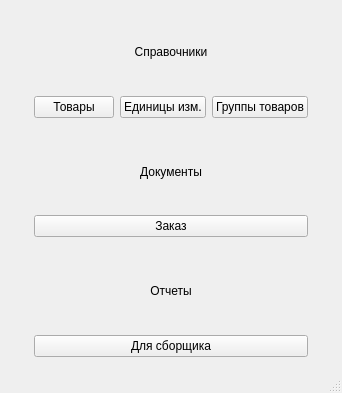
<?xml version="1.0" encoding="UTF-8"?>
<ui version="4.0">
 <class>MainWindow</class>
 <widget class="QMainWindow" name="MainWindow">
  <property name="geometry">
   <rect>
    <x>0</x>
    <y>0</y>
    <width>315</width>
    <height>393</height>
   </rect>
  </property>
  <property name="windowTitle">
   <string>MainWindow</string>
  </property>
  <widget class="QWidget" name="centralwidget">
   <property name="sizePolicy">
    <sizepolicy hsizetype="Preferred" vsizetype="Preferred">
     <horstretch>100</horstretch>
     <verstretch>100</verstretch>
    </sizepolicy>
   </property>
   <layout class="QVBoxLayout" name="verticalLayout_6">
    <item>
     <layout class="QVBoxLayout" name="verticalLayout_5">
      <item>
       <layout class="QVBoxLayout" name="verticalLayout">
        <property name="sizeConstraint">
         <enum>QLayout::SetMinAndMaxSize</enum>
        </property>
        <property name="leftMargin">
         <number>25</number>
        </property>
        <property name="topMargin">
         <number>5</number>
        </property>
        <property name="rightMargin">
         <number>25</number>
        </property>
        <property name="bottomMargin">
         <number>5</number>
        </property>
        <item>
         <widget class="QLabel" name="label">
          <property name="styleSheet">
           <string notr="true">font: 300 14pt &quot;Yu Gothic UI Light&quot;;</string>
          </property>
          <property name="text">
           <string>Справочники</string>
          </property>
          <property name="alignment">
           <set>Qt::AlignCenter</set>
          </property>
         </widget>
        </item>
        <item>
         <layout class="QHBoxLayout" name="horizontalLayout">
          <item>
           <widget class="QPushButton" name="itemsForm">
            <property name="styleSheet">
             <string notr="true">font: 300 10pt &quot;Yu Gothic UI Light&quot;;</string>
            </property>
            <property name="text">
             <string>Товары</string>
            </property>
           </widget>
          </item>
          <item>
           <widget class="QPushButton" name="measureForm">
            <property name="styleSheet">
             <string notr="true">font: 300 10pt &quot;Yu Gothic UI Light&quot;;</string>
            </property>
            <property name="text">
             <string>Единицы изм.</string>
            </property>
           </widget>
          </item>
          <item>
           <widget class="QPushButton" name="categoryForm">
            <property name="styleSheet">
             <string notr="true">font: 300 10pt &quot;Yu Gothic UI Light&quot;;</string>
            </property>
            <property name="text">
             <string>Группы товаров</string>
            </property>
           </widget>
          </item>
         </layout>
        </item>
       </layout>
      </item>
      <item>
       <layout class="QVBoxLayout" name="verticalLayout_3">
        <property name="sizeConstraint">
         <enum>QLayout::SetMinAndMaxSize</enum>
        </property>
        <property name="leftMargin">
         <number>25</number>
        </property>
        <property name="topMargin">
         <number>5</number>
        </property>
        <property name="rightMargin">
         <number>25</number>
        </property>
        <property name="bottomMargin">
         <number>5</number>
        </property>
        <item>
         <widget class="QLabel" name="label_2">
          <property name="styleSheet">
           <string notr="true">font: 300 14pt &quot;Yu Gothic UI Light&quot;;</string>
          </property>
          <property name="text">
           <string>Документы</string>
          </property>
          <property name="alignment">
           <set>Qt::AlignCenter</set>
          </property>
         </widget>
        </item>
        <item>
         <layout class="QHBoxLayout" name="horizontalLayout_2">
          <item>
           <widget class="QPushButton" name="document">
            <property name="styleSheet">
             <string notr="true">font: 300 10pt &quot;Yu Gothic UI Light&quot;;</string>
            </property>
            <property name="text">
             <string>Заказ</string>
            </property>
           </widget>
          </item>
         </layout>
        </item>
       </layout>
      </item>
      <item>
       <layout class="QVBoxLayout" name="verticalLayout_4">
        <property name="sizeConstraint">
         <enum>QLayout::SetMinAndMaxSize</enum>
        </property>
        <property name="leftMargin">
         <number>25</number>
        </property>
        <property name="topMargin">
         <number>5</number>
        </property>
        <property name="rightMargin">
         <number>25</number>
        </property>
        <property name="bottomMargin">
         <number>5</number>
        </property>
        <item>
         <widget class="QLabel" name="label_3">
          <property name="styleSheet">
           <string notr="true">font: 300 14pt &quot;Yu Gothic UI Light&quot;;</string>
          </property>
          <property name="text">
           <string>Отчеты</string>
          </property>
          <property name="alignment">
           <set>Qt::AlignCenter</set>
          </property>
         </widget>
        </item>
        <item>
         <layout class="QHBoxLayout" name="horizontalLayout_3">
          <item>
           <widget class="QPushButton" name="pushButton_5">
            <property name="minimumSize">
             <size>
              <width>50</width>
              <height>0</height>
             </size>
            </property>
            <property name="styleSheet">
             <string notr="true">font: 300 10pt &quot;Yu Gothic UI Light&quot;;</string>
            </property>
            <property name="text">
             <string>Для сборщика</string>
            </property>
           </widget>
          </item>
         </layout>
        </item>
       </layout>
      </item>
     </layout>
    </item>
   </layout>
  </widget>
  <widget class="QMenuBar" name="menubar">
   <property name="geometry">
    <rect>
     <x>0</x>
     <y>0</y>
     <width>315</width>
     <height>17</height>
    </rect>
   </property>
  </widget>
  <widget class="QStatusBar" name="statusbar"/>
 </widget>
 <resources/>
 <connections/>
</ui>
